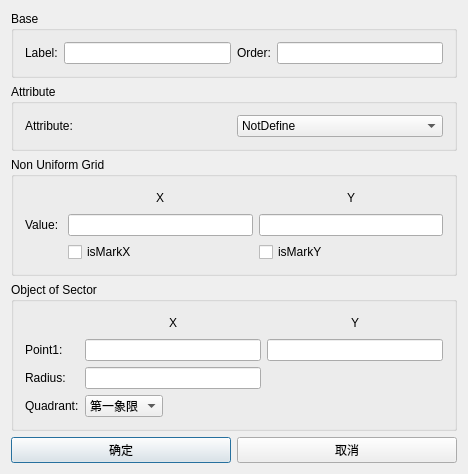
<?xml version="1.0" encoding="UTF-8"?>
<ui version="4.0">
 <class>Sector</class>
 <widget class="QDialog" name="Sector">
  <property name="geometry">
   <rect>
    <x>0</x>
    <y>0</y>
    <width>468</width>
    <height>407</height>
   </rect>
  </property>
  <property name="windowTitle">
   <string>Dialog</string>
  </property>
  <layout class="QGridLayout" name="gridLayout_3">
   <item row="0" column="0" colspan="2">
    <widget class="QGroupBox" name="groupBox">
     <property name="title">
      <string>Base</string>
     </property>
     <layout class="QHBoxLayout" name="horizontalLayout">
      <item>
       <widget class="QLabel" name="label">
        <property name="text">
         <string>Label:</string>
        </property>
       </widget>
      </item>
      <item>
       <widget class="QLineEdit" name="le_name"/>
      </item>
      <item>
       <widget class="QLabel" name="label_2">
        <property name="text">
         <string>Order:</string>
        </property>
       </widget>
      </item>
      <item>
       <widget class="QLineEdit" name="le_order"/>
      </item>
     </layout>
    </widget>
   </item>
   <item row="2" column="0" colspan="2">
    <widget class="QGroupBox" name="groupBox_3">
     <property name="title">
      <string>Non Uniform Grid</string>
     </property>
     <layout class="QGridLayout" name="gridLayout">
      <item row="1" column="1" colspan="3">
       <widget class="QLineEdit" name="le_markx"/>
      </item>
      <item row="0" column="4">
       <spacer name="horizontalSpacer_3">
        <property name="orientation">
         <enum>Qt::Horizontal</enum>
        </property>
        <property name="sizeHint" stdset="0">
         <size>
          <width>40</width>
          <height>20</height>
         </size>
        </property>
       </spacer>
      </item>
      <item row="2" column="1" colspan="3">
       <widget class="QCheckBox" name="checkBox_isMarkX">
        <property name="text">
         <string>isMarkX</string>
        </property>
       </widget>
      </item>
      <item row="0" column="2">
       <widget class="QLabel" name="label_x">
        <property name="text">
         <string>X</string>
        </property>
       </widget>
      </item>
      <item row="0" column="6">
       <spacer name="horizontalSpacer_4">
        <property name="orientation">
         <enum>Qt::Horizontal</enum>
        </property>
        <property name="sizeHint" stdset="0">
         <size>
          <width>40</width>
          <height>20</height>
         </size>
        </property>
       </spacer>
      </item>
      <item row="0" column="3">
       <spacer name="horizontalSpacer">
        <property name="orientation">
         <enum>Qt::Horizontal</enum>
        </property>
        <property name="sizeHint" stdset="0">
         <size>
          <width>40</width>
          <height>20</height>
         </size>
        </property>
       </spacer>
      </item>
      <item row="1" column="4" colspan="3">
       <widget class="QLineEdit" name="le_marky"/>
      </item>
      <item row="1" column="0">
       <widget class="QLabel" name="label_4">
        <property name="text">
         <string>Value: </string>
        </property>
       </widget>
      </item>
      <item row="2" column="4" colspan="3">
       <widget class="QCheckBox" name="checkBox_isMarkY">
        <property name="text">
         <string>isMarkY</string>
        </property>
       </widget>
      </item>
      <item row="0" column="1">
       <spacer name="horizontalSpacer_2">
        <property name="orientation">
         <enum>Qt::Horizontal</enum>
        </property>
        <property name="sizeHint" stdset="0">
         <size>
          <width>40</width>
          <height>20</height>
         </size>
        </property>
       </spacer>
      </item>
      <item row="0" column="5">
       <widget class="QLabel" name="label_y">
        <property name="text">
         <string>Y</string>
        </property>
       </widget>
      </item>
     </layout>
    </widget>
   </item>
   <item row="3" column="0" colspan="2">
    <widget class="QGroupBox" name="groupBox_4">
     <property name="title">
      <string>Object of Sector</string>
     </property>
     <layout class="QGridLayout" name="gridLayout_2">
      <item row="1" column="4" colspan="3">
       <widget class="QLineEdit" name="le_point1_y"/>
      </item>
      <item row="1" column="0">
       <widget class="QLabel" name="label_7">
        <property name="text">
         <string>Point1:</string>
        </property>
       </widget>
      </item>
      <item row="2" column="0">
       <widget class="QLabel" name="label_8">
        <property name="text">
         <string>Radius:</string>
        </property>
       </widget>
      </item>
      <item row="0" column="3">
       <spacer name="horizontalSpacer_5">
        <property name="orientation">
         <enum>Qt::Horizontal</enum>
        </property>
        <property name="sizeHint" stdset="0">
         <size>
          <width>40</width>
          <height>20</height>
         </size>
        </property>
       </spacer>
      </item>
      <item row="0" column="6">
       <spacer name="horizontalSpacer_7">
        <property name="orientation">
         <enum>Qt::Horizontal</enum>
        </property>
        <property name="sizeHint" stdset="0">
         <size>
          <width>40</width>
          <height>20</height>
         </size>
        </property>
       </spacer>
      </item>
      <item row="0" column="4">
       <spacer name="horizontalSpacer_6">
        <property name="orientation">
         <enum>Qt::Horizontal</enum>
        </property>
        <property name="sizeHint" stdset="0">
         <size>
          <width>40</width>
          <height>20</height>
         </size>
        </property>
       </spacer>
      </item>
      <item row="0" column="1">
       <spacer name="horizontalSpacer_9">
        <property name="orientation">
         <enum>Qt::Horizontal</enum>
        </property>
        <property name="sizeHint" stdset="0">
         <size>
          <width>40</width>
          <height>20</height>
         </size>
        </property>
       </spacer>
      </item>
      <item row="0" column="2">
       <widget class="QLabel" name="label_9">
        <property name="text">
         <string>X</string>
        </property>
       </widget>
      </item>
      <item row="0" column="5">
       <widget class="QLabel" name="label_10">
        <property name="text">
         <string>Y</string>
        </property>
       </widget>
      </item>
      <item row="2" column="1" colspan="3">
       <widget class="QLineEdit" name="le_radius"/>
      </item>
      <item row="1" column="1" colspan="3">
       <widget class="QLineEdit" name="le_point1_x"/>
      </item>
      <item row="3" column="0">
       <widget class="QLabel" name="label_5">
        <property name="text">
         <string>Quadrant:</string>
        </property>
       </widget>
      </item>
      <item row="3" column="1">
       <widget class="QComboBox" name="comboBox">
        <item>
         <property name="text">
          <string>第一象限</string>
         </property>
        </item>
        <item>
         <property name="text">
          <string>第二象限</string>
         </property>
        </item>
        <item>
         <property name="text">
          <string>第三象限</string>
         </property>
        </item>
        <item>
         <property name="text">
          <string>第四象限</string>
         </property>
        </item>
       </widget>
      </item>
     </layout>
    </widget>
   </item>
   <item row="4" column="0">
    <widget class="QPushButton" name="pb_ok">
     <property name="text">
      <string>确定</string>
     </property>
    </widget>
   </item>
   <item row="4" column="1">
    <widget class="QPushButton" name="pb_cancel">
     <property name="text">
      <string>取消</string>
     </property>
    </widget>
   </item>
   <item row="1" column="0" colspan="2">
    <widget class="QGroupBox" name="groupBox_2">
     <property name="title">
      <string>Attribute</string>
     </property>
     <layout class="QGridLayout" name="gridLayout_4">
      <item row="0" column="0">
       <widget class="QLabel" name="label_3">
        <property name="text">
         <string>Attribute:</string>
        </property>
       </widget>
      </item>
      <item row="0" column="1">
       <widget class="QComboBox" name="cb_attribute">
        <item>
         <property name="text">
          <string>NotDefine</string>
         </property>
        </item>
        <item>
         <property name="text">
          <string>Conductor</string>
         </property>
        </item>
        <item>
         <property name="text">
          <string>Custom</string>
         </property>
        </item>
        <item>
         <property name="text">
          <string>Void</string>
         </property>
        </item>
       </widget>
      </item>
      <item row="1" column="0" colspan="2">
       <layout class="QHBoxLayout" name="Layout_custom"/>
      </item>
     </layout>
    </widget>
   </item>
  </layout>
 </widget>
 <layoutdefault spacing="6" margin="11"/>
 <resources/>
 <connections/>
</ui>
